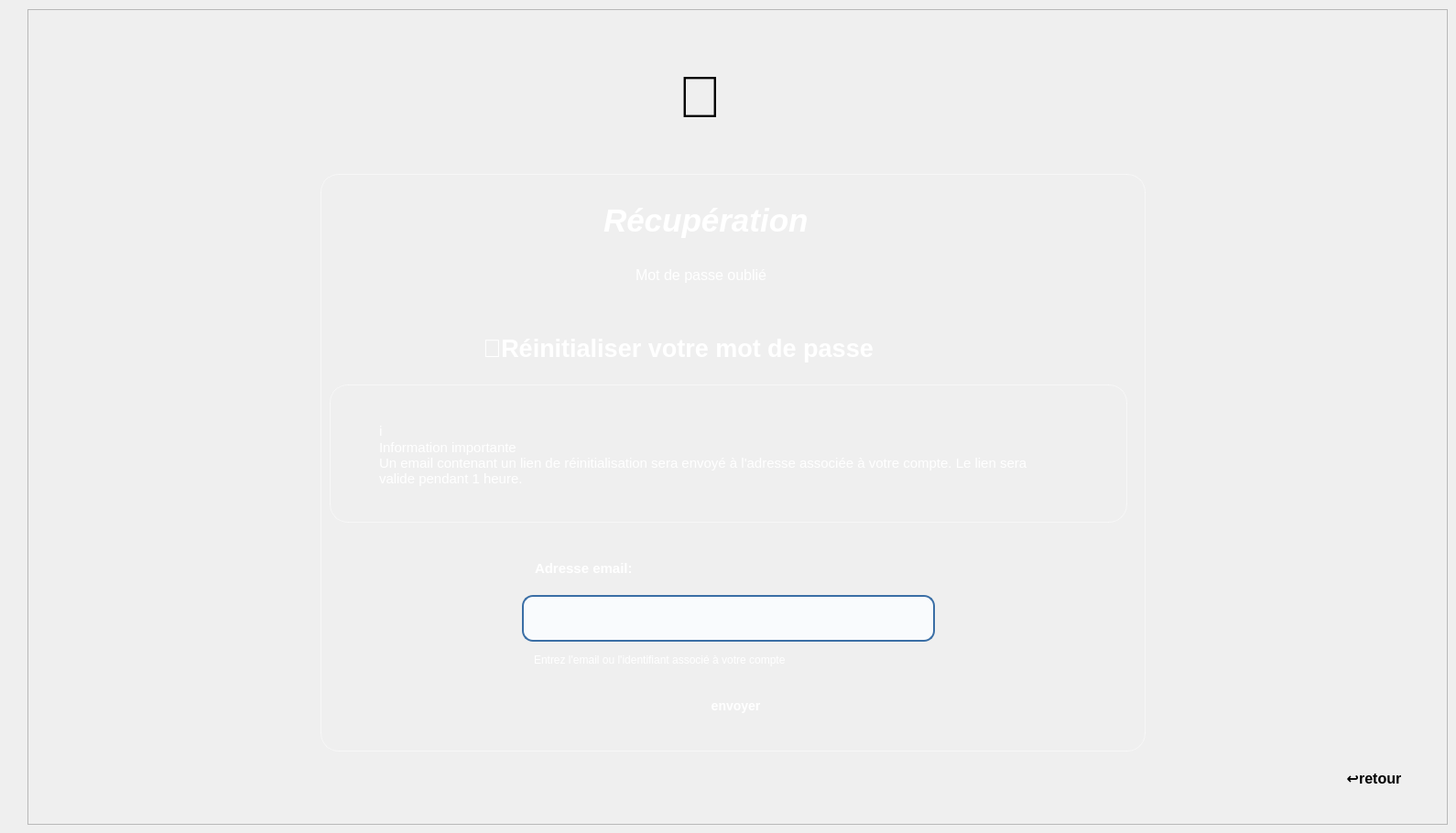
     <widget class="QWidget" name="page_10">
      <widget class="QFrame" name="frame_24">
       <property name="geometry">
        <rect>
         <x>30</x>
         <y>10</y>
         <width>1551</width>
         <height>891</height>
        </rect>
       </property>
       <property name="styleSheet">
        <string notr="true">background-color: qlineargradient(
    spread:pad,
    x1:0, y1:0,
    x2:0, y2:1,
    stop:0 #0A1F33,
    stop:0.5 #163A5F,
    stop:1 #274C77
);</string>
       </property>
       <property name="frameShape">
        <enum>QFrame::Shape::StyledPanel</enum>
       </property>
       <property name="frameShadow">
        <enum>QFrame::Shadow::Raised</enum>
       </property>
       <widget class="QFrame" name="frame_25">
        <property name="geometry">
         <rect>
          <x>320</x>
          <y>180</y>
          <width>901</width>
          <height>631</height>
         </rect>
        </property>
        <property name="styleSheet">
         <string notr="true">QFrame {
    background: qlineargradient(
        x1:0, y1:0,
        x2:1, y2:1,
        stop:0 #0B2A3F,
        stop:0.5 #123F63,
        stop:1 #1C5D8C
    );
    border-radius: 20px;
    padding: 20px;
    border: 1px solid rgba(255,255,255,120);
}
</string>
        </property>
        <property name="frameShape">
         <enum>QFrame::Shape::StyledPanel</enum>
        </property>
        <property name="frameShadow">
         <enum>QFrame::Shadow::Raised</enum>
        </property>
        <widget class="QLabel" name="label_33">
         <property name="geometry">
          <rect>
           <x>280</x>
           <y>-10</y>
           <width>381</width>
           <height>121</height>
          </rect>
         </property>
         <property name="font">
          <font>
           <pointsize>26</pointsize>
           <italic>true</italic>
           <bold>true</bold>
          </font>
         </property>
         <property name="styleSheet">
          <string notr="true">
color: #FFFFFF
;
border: 0px;
outline: 0;
background: transparent;
</string>
         </property>
         <property name="text">
          <string>Récupération</string>
         </property>
        </widget>
        <widget class="QLabel" name="label_34">
         <property name="geometry">
          <rect>
           <x>320</x>
           <y>80</y>
           <width>311</width>
           <height>61</height>
          </rect>
         </property>
         <property name="font">
          <font>
           <pointsize>12</pointsize>
          </font>
         </property>
         <property name="styleSheet">
          <string notr="true">
color: #FFFFFF
;
border: 0px;
outline: 0;
background: transparent;

</string>
         </property>
         <property name="text">
          <string>Mot de passe oublié</string>
         </property>
        </widget>
        <widget class="QLineEdit" name="lineEdit_23">
         <property name="geometry">
          <rect>
           <x>220</x>
           <y>460</y>
           <width>451</width>
           <height>51</height>
          </rect>
         </property>
         <property name="styleSheet">
          <string notr="true">QLineEdit {
    background-color: #F9FBFD;          /* fond clair élégant */
    border: 2px solid #3A6EA5;           /* bleu marine clair */
    border-radius: 12px;
    padding: 10px 14px;
    color: #0A1F33;                      /* texte bleu marine foncé */
    font-size: 14px;
    font-weight: 500;
}

/* Quand le champ est sélectionné */
QLineEdit:focus {
    background-color: white;
    border: 2px solid #1E3A5F;           /* focus plus foncé */
}

/* Hover */
QLineEdit:hover {
    border: 2px solid #2F5D8A;
}
</string>
         </property>
         <property name="text">
          <string/>
         </property>
        </widget>
        <widget class="QLabel" name="label_35">
         <property name="geometry">
          <rect>
           <x>210</x>
           <y>380</y>
           <width>441</width>
           <height>101</height>
          </rect>
         </property>
         <property name="font">
          <font>
           <family>Leelawadee UI</family>
           <pointsize>11</pointsize>
           <bold>true</bold>
          </font>
         </property>
         <property name="styleSheet">
          <string notr="true">
color: #FFFFFF
;
border: 0px;
outline: 0;
background: transparent;

</string>
         </property>
         <property name="text">
          <string>Adresse email:</string>
         </property>
        </widget>
        <widget class="QLabel" name="label_69">
         <property name="geometry">
          <rect>
           <x>150</x>
           <y>130</y>
           <width>611</width>
           <height>121</height>
          </rect>
         </property>
         <property name="font">
          <font>
           <pointsize>20</pointsize>
           <italic>false</italic>
           <bold>true</bold>
          </font>
         </property>
         <property name="styleSheet">
          <string notr="true">
color: #FFFFFF
;
border: 0px;
outline: 0;
background: transparent;

</string>
         </property>
         <property name="text">
          <string>📧Réinitialiser votre mot de passe</string>
         </property>
        </widget>
        <widget class="QFrame" name="frame_26">
         <property name="geometry">
          <rect>
           <x>10</x>
           <y>230</y>
           <width>871</width>
           <height>151</height>
          </rect>
         </property>
         <property name="styleSheet">
          <string notr="true">background-color: qlineargradient(
    spread:pad,
    x1:0, y1:0,
    x2:0, y2:1,
    stop:0 #7FB3D5,
    stop:1 #5DADE2
);


</string>
         </property>
         <property name="frameShape">
          <enum>QFrame::Shape::StyledPanel</enum>
         </property>
         <property name="frameShadow">
          <enum>QFrame::Shadow::Raised</enum>
         </property>
         <widget class="QLabel" name="label_70">
          <property name="geometry">
           <rect>
            <x>30</x>
            <y>0</y>
            <width>841</width>
            <height>151</height>
           </rect>
          </property>
          <property name="font">
           <font>
            <pointsize>11</pointsize>
            <italic>false</italic>
            <bold>false</bold>
           </font>
          </property>
          <property name="styleSheet">
           <string notr="true">
color: #FFFFFF
;
border: 0px;
outline: 0;
background: transparent;

</string>
          </property>
          <property name="text">
           <string>ℹ️
Information importante
Un email contenant un lien de réinitialisation sera envoyé à l'adresse associée à votre compte. Le lien sera
valide pendant 1 heure.</string>
          </property>
         </widget>
        </widget>
        <widget class="QLabel" name="label_72">
         <property name="geometry">
          <rect>
           <x>210</x>
           <y>500</y>
           <width>541</width>
           <height>61</height>
          </rect>
         </property>
         <property name="font">
          <font>
           <pointsize>9</pointsize>
          </font>
         </property>
         <property name="styleSheet">
          <string notr="true">
color: #FFFFFF
;
border: 0px;
outline: 0;
background: transparent;
</string>
         </property>
         <property name="text">
          <string>Entrez l'email ou l'identifiant associé à votre compte</string>
         </property>
        </widget>
        <widget class="QPushButton" name="pushButton_2">
         <property name="geometry">
          <rect>
           <x>270</x>
           <y>560</y>
           <width>371</width>
           <height>41</height>
          </rect>
         </property>
         <property name="font">
          <font>
           <pointsize>-1</pointsize>
           <bold>true</bold>
          </font>
         </property>
         <property name="styleSheet">
          <string notr="true">QPushButton {
    background-color: qlineargradient(
        x1:0, y1:0,
        x2:0, y2:1,
        stop:0 #1B3A2F,
        stop:0.5 #276646,
        stop:1 #1E4D36
    );
    color: white;
    font-size: 14px;
    font-weight: 700;      /* un peu plus bold pour valider */
    text-transform: uppercase;  /* donne un effet bouton d’action */
    border: none;
    border-radius: 12px;
    padding: 10px 22px;     /* garde la même taille */
    cursor: pointer;        /* main au survol */
    transition: all 0.2s ease-in-out; /* effet smooth hover */
}

/* ✨ Hover : lumière douce */
QPushButton:hover {
    background-color: qlineargradient(
        x1:0, y1:0,
        x2:0, y2:1,
        stop:0 #276646,
        stop:0.5 #34885A,
        stop:1 #1B3A2F
    );
    transform: scale(1.03);  /* effet léger au survol */
}

/* 🔘 Click (pressed) */
QPushButton:pressed {
    background-color: qlineargradient(
        x1:0, y1:0,
        x2:0, y2:1,
        stop:0 #1E4D36,
        stop:1 #1B3A2F
    );
    transform: scale(0.98); /* effet click */
}

/* 🚫 Désactivé */
QPushButton:disabled {
    background-color: #A3B7A1;
    color: #6E7F70;
    cursor: default;
}
</string>
         </property>
         <property name="text">
          <string>envoyer </string>
         </property>
        </widget>
       </widget>
       <widget class="QLabel" name="label_73">
        <property name="geometry">
         <rect>
          <x>710</x>
          <y>40</y>
          <width>111</width>
          <height>111</height>
         </rect>
        </property>
        <property name="font">
         <font>
          <pointsize>48</pointsize>
         </font>
        </property>
        <property name="styleSheet">
         <string notr="true">border-radius: 20px;</string>
        </property>
        <property name="text">
         <string>🔐</string>
        </property>
       </widget>
       <widget class="QLabel" name="label_74">
        <property name="geometry">
         <rect>
          <x>-10</x>
          <y>0</y>
          <width>1661</width>
          <height>1061</height>
         </rect>
        </property>
        <property name="text">
         <string/>
        </property>
        <property name="pixmap">
         <pixmap>:/im2.jpg</pixmap>
        </property>
        <property name="scaledContents">
         <bool>true</bool>
        </property>
       </widget>
       <widget class="QPushButton" name="pushButton_39">
        <property name="geometry">
         <rect>
          <x>1410</x>
          <y>810</y>
          <width>121</width>
          <height>61</height>
         </rect>
        </property>
        <property name="font">
         <font>
          <pointsize>12</pointsize>
          <bold>true</bold>
         </font>
        </property>
        <property name="styleSheet">
         <string notr="true">   border-radius: 12px;</string>
        </property>
        <property name="text">
         <string>↩️retour</string>
        </property>
       </widget>
      </widget>
     </widget>
